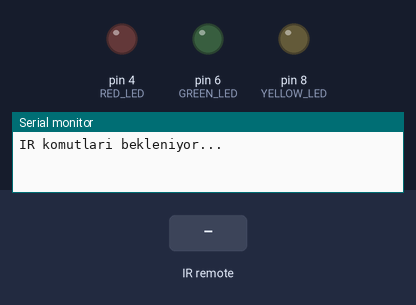
A sketch run on a simulated Arduino Uno, built with avr-gcc and run on an emulated ATmega328P. Parts: output pins drawn as LEDs (lit = HIGH), the last lines printed to the serial monitor. The inputs (shaded band) are chosen by the test bench.

Above: at 1.2 s.
1.3 s: infrared code 0xB847FF00 received
At 2.5 s:
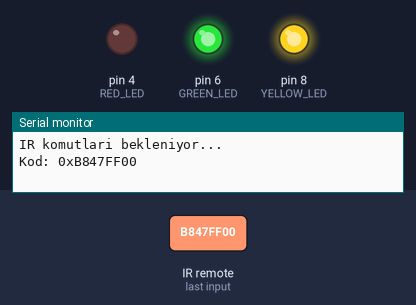
2.8 s: infrared code 0xBC43FF00 received
At 3.7 s:
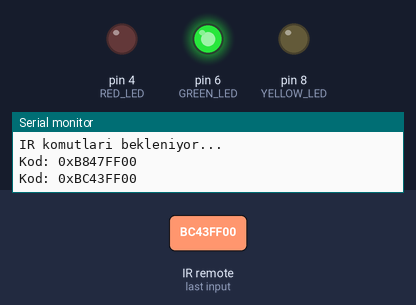
4.3 s: infrared code 0xF609FF00 received
At 4.8 s:
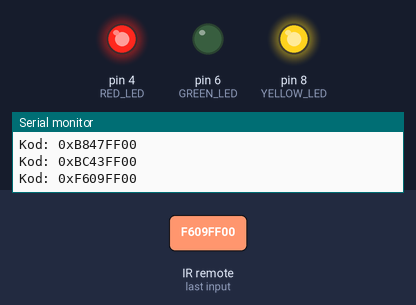
Timing chart, 0 to 7.3 s (numbered marks = the images above; inputs shaded):
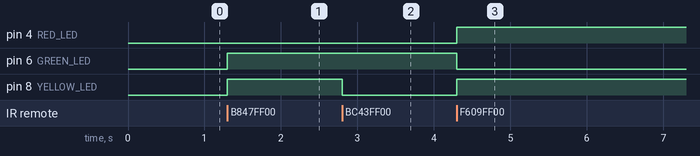

The sketch:

Traffic_Light_Control.ino
```cpp
#include <IRremote.hpp>  // IRremote kütüphanesini dahil et

#define IR_RECEIVE_PIN 2  // IR sensörünü D2 pinine bağla

// LED Pinleri
#define RED_LED 4     // Kırmızı LED D3 pininde
#define YELLOW_LED 8  // Sarı LED D4 pininde
#define GREEN_LED 6   // Yeşil LED D5 pininde

// IR Kodları
#define BUTTON_3 0xB847FF00  // 3'ün kodu (Kırmızı LED)
#define BUTTON_6 0xBC43FF00  // 6'nın kodu (Kırmızı + Sarı LED)
#define BUTTON_9 0xF609FF00  // 9'un kodu (Yeşil LED)

void setup() {
  Serial.begin(9600);  // Seri iletişimi başlat
  IrReceiver.begin(IR_RECEIVE_PIN, ENABLE_LED_FEEDBACK);  // IR alıcıyı başlat

  // LED pinlerini çıkış olarak ayarla
  pinMode(RED_LED, OUTPUT);
  pinMode(YELLOW_LED, OUTPUT);
  pinMode(GREEN_LED, OUTPUT);

  // Tüm LED'leri başlangıçta kapat
  digitalWrite(RED_LED, LOW);
  digitalWrite(YELLOW_LED, LOW);
  digitalWrite(GREEN_LED, LOW);

  Serial.println("IR komutlari bekleniyor...");
}

void loop() {
  if (IrReceiver.decode()) {  // IR sinyali alındıysa
    unsigned long irCode = IrReceiver.decodedIRData.decodedRawData;  // IR kodunu al
    Serial.print("Kod: 0x");
    Serial.println(irCode, HEX);  // IR kodunu HEX formatında yazdır

    // LED Kontrolleri
    if (irCode == BUTTON_3) {  // 3'e basıldıysa
      digitalWrite(RED_LED, LOW);
      digitalWrite(YELLOW_LED, HIGH);
      digitalWrite(GREEN_LED, HIGH);
    }
    else if (irCode == BUTTON_6) {  // 6'ya basıldıysa
      digitalWrite(RED_LED, LOW);
      digitalWrite(YELLOW_LED, LOW);
      digitalWrite(GREEN_LED, HIGH);
    }
    else if (irCode == BUTTON_9) {  // 9'a basıldıysa
      digitalWrite(RED_LED, HIGH);
      digitalWrite(YELLOW_LED, HIGH);
      digitalWrite(GREEN_LED, LOW);
    }

    IrReceiver.resume();  // Yeni sinyal beklemeye geç
  }
}
```

Measured:
- after the input at 1.3 s, pin 6 (GREEN_LED), pin 8 (YELLOW_LED): LOW → HIGH at once
- after the input at 2.8 s, pin 8 (YELLOW_LED): HIGH → LOW at once
- after the input at 4.3 s, pin 4 (RED_LED), pin 8 (YELLOW_LED): LOW → HIGH at once; pin 6 (GREEN_LED): HIGH → LOW at once
